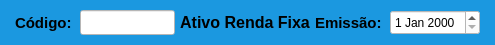
     <widget class="QWidget" name="widget" native="true">
      <property name="minimumSize">
       <size>
        <width>0</width>
        <height>45</height>
       </size>
      </property>
      <property name="maximumSize">
       <size>
        <width>16777215</width>
        <height>45</height>
       </size>
      </property>
      <property name="styleSheet">
       <string notr="true">background-color: rgb(27, 152, 224);</string>
      </property>
      <layout class="QHBoxLayout" name="horizontalLayout">
       <property name="spacing">
        <number>5</number>
       </property>
       <property name="leftMargin">
        <number>15</number>
       </property>
       <property name="topMargin">
        <number>5</number>
       </property>
       <property name="rightMargin">
        <number>15</number>
       </property>
       <property name="bottomMargin">
        <number>5</number>
       </property>
       <item>
        <widget class="QLabel" name="label_4">
         <property name="minimumSize">
          <size>
           <width>60</width>
           <height>0</height>
          </size>
         </property>
         <property name="maximumSize">
          <size>
           <width>60</width>
           <height>16777215</height>
          </size>
         </property>
         <property name="font">
          <font>
           <pointsize>11</pointsize>
           <weight>75</weight>
           <bold>true</bold>
          </font>
         </property>
         <property name="text">
          <string>Código:</string>
         </property>
         <property name="alignment">
          <set>Qt::AlignLeading|Qt::AlignLeft|Qt::AlignVCenter</set>
         </property>
        </widget>
       </item>
       <item>
        <widget class="QLineEdit" name="line_Num">
         <property name="sizePolicy">
          <sizepolicy hsizetype="Preferred" vsizetype="Preferred">
           <horstretch>0</horstretch>
           <verstretch>0</verstretch>
          </sizepolicy>
         </property>
         <property name="minimumSize">
          <size>
           <width>95</width>
           <height>25</height>
          </size>
         </property>
         <property name="maximumSize">
          <size>
           <width>95</width>
           <height>25</height>
          </size>
         </property>
         <property name="font">
          <font>
           <pointsize>9</pointsize>
          </font>
         </property>
         <property name="styleSheet">
          <string notr="true">background-color: rgb(255, 255, 255);</string>
         </property>
         <property name="inputMask">
          <string/>
         </property>
         <property name="text">
          <string/>
         </property>
         <property name="frame">
          <bool>true</bool>
         </property>
         <property name="echoMode">
          <enum>QLineEdit::Normal</enum>
         </property>
         <property name="alignment">
          <set>Qt::AlignCenter</set>
         </property>
         <property name="dragEnabled">
          <bool>false</bool>
         </property>
         <property name="placeholderText">
          <string/>
         </property>
        </widget>
       </item>
       <item>
        <widget class="QLabel" name="label_titulo">
         <property name="font">
          <font>
           <pointsize>12</pointsize>
           <weight>75</weight>
           <bold>true</bold>
          </font>
         </property>
         <property name="text">
          <string>Ativo Renda Fixa</string>
         </property>
         <property name="alignment">
          <set>Qt::AlignCenter</set>
         </property>
        </widget>
       </item>
       <item>
        <widget class="QLabel" name="label">
         <property name="minimumSize">
          <size>
           <width>70</width>
           <height>0</height>
          </size>
         </property>
         <property name="maximumSize">
          <size>
           <width>70</width>
           <height>16777215</height>
          </size>
         </property>
         <property name="font">
          <font>
           <pointsize>11</pointsize>
           <weight>75</weight>
           <bold>true</bold>
          </font>
         </property>
         <property name="text">
          <string>Emissão:</string>
         </property>
        </widget>
       </item>
       <item>
        <widget class="QDateEdit" name="date_Emissao">
         <property name="sizePolicy">
          <sizepolicy hsizetype="Preferred" vsizetype="Preferred">
           <horstretch>0</horstretch>
           <verstretch>0</verstretch>
          </sizepolicy>
         </property>
         <property name="minimumSize">
          <size>
           <width>90</width>
           <height>25</height>
          </size>
         </property>
         <property name="maximumSize">
          <size>
           <width>90</width>
           <height>25</height>
          </size>
         </property>
         <property name="font">
          <font>
           <pointsize>9</pointsize>
           <weight>50</weight>
           <bold>false</bold>
          </font>
         </property>
         <property name="styleSheet">
          <string notr="true">background-color: rgb(255, 255, 255);</string>
         </property>
        </widget>
       </item>
      </layout>
     </widget>
